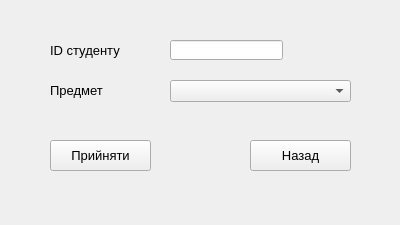
<?xml version="1.0" encoding="UTF-8"?>
<ui version="4.0">
 <class>ChangeMark</class>
 <widget class="QWidget" name="ChangeMark">
  <property name="geometry">
   <rect>
    <x>0</x>
    <y>0</y>
    <width>400</width>
    <height>225</height>
   </rect>
  </property>
  <property name="font">
   <font>
    <pointsize>10</pointsize>
   </font>
  </property>
  <property name="windowTitle">
   <string>Редагування оцінки</string>
  </property>
  <widget class="QLineEdit" name="lineEdit">
   <property name="geometry">
    <rect>
     <x>170</x>
     <y>40</y>
     <width>113</width>
     <height>20</height>
    </rect>
   </property>
  </widget>
  <widget class="QLabel" name="label">
   <property name="geometry">
    <rect>
     <x>50</x>
     <y>40</y>
     <width>111</width>
     <height>21</height>
    </rect>
   </property>
   <property name="text">
    <string>ID студенту</string>
   </property>
  </widget>
  <widget class="QLabel" name="label_2">
   <property name="geometry">
    <rect>
     <x>50</x>
     <y>80</y>
     <width>111</width>
     <height>21</height>
    </rect>
   </property>
   <property name="text">
    <string>Предмет</string>
   </property>
  </widget>
  <widget class="QPushButton" name="pushButton">
   <property name="geometry">
    <rect>
     <x>50</x>
     <y>140</y>
     <width>101</width>
     <height>31</height>
    </rect>
   </property>
   <property name="text">
    <string>Прийняти</string>
   </property>
  </widget>
  <widget class="QPushButton" name="pushButton_2">
   <property name="geometry">
    <rect>
     <x>250</x>
     <y>140</y>
     <width>101</width>
     <height>31</height>
    </rect>
   </property>
   <property name="text">
    <string>Назад</string>
   </property>
  </widget>
  <widget class="QComboBox" name="comboBox">
   <property name="geometry">
    <rect>
     <x>170</x>
     <y>80</y>
     <width>181</width>
     <height>22</height>
    </rect>
   </property>
  </widget>
 </widget>
 <resources/>
 <connections/>
</ui>
